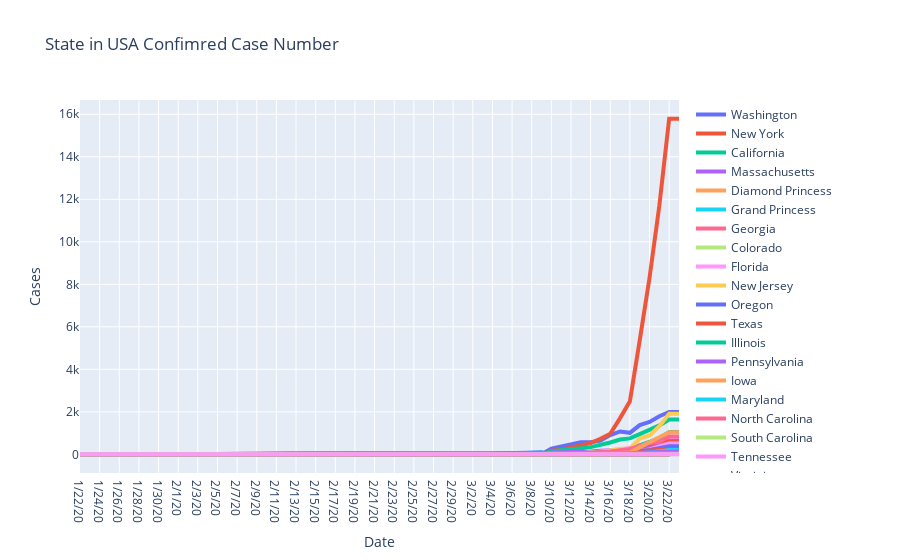

Notebook source saved alongside this figure:
### Code cell
fig = go.Figure()
for index, row in USA_data.iterrows():
    fig.add_trace(go.Scatter(x = row.index[4:], y = list(row)[4:], name = row[0], line=dict(width=4)))
fig.update_layout(title='State in USA Confimred Case Number',
                   xaxis_title='Date',
                   yaxis_title='Cases')
py.iplot(fig)
